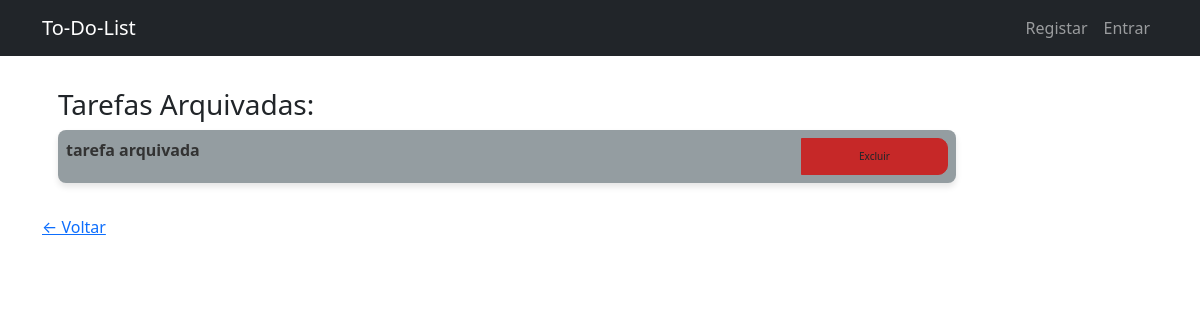
Before: /arquivados/ with the older database file.
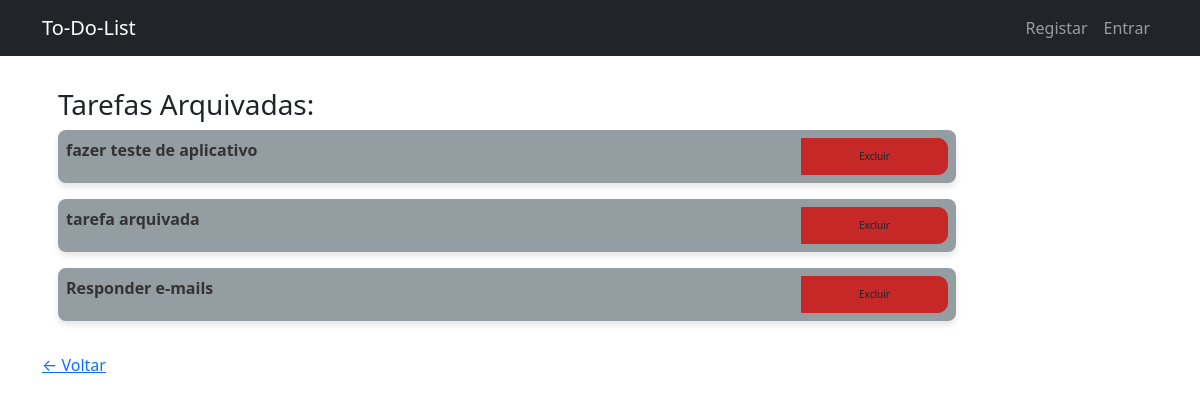
After: the same page with the newer database file.
### to_do_lists/models.py (models this page shows, shortened)
class Tarefa(models.Model):
    user = models.ForeignKey(User, on_delete=models.CASCADE)
    tarefa = models.CharField(max_length=50)
    concluido = models.BooleanField(default=False)
    arquivada = models.BooleanField(default=False)

### to_do_lists/views.py (the view)
# urls.py: path('arquivados/', views.tarefas_arquivadas, name='tarefas_arquivadas'),
def tarefas_arquivadas(request):
    tarefas = Tarefa.objects.filter(arquivada=True)
    return render(request, 'to_do_lists/arquivadas.html', {'tarefas': tarefas})

### to_do_lists/templates/to_do_lists/arquivadas.html
{% extends "to_do_lists/base.html" %}
{% load static %}
{% block content %}
    <div class="p-3 mt-3 col-10">
        <h3>Tarefas Arquivadas:</h3>
        {% for tarefa in tarefas %}
            <div class="mb-3 col-10 text-bg-secondaryv2 p-2 input-group">
                <span class="col-10">{{ tarefa.tarefa }}</span>
                <a class="btn btn-danger-archived col-2 ms-auto" href="{% url 'excluir' id=tarefa.id %}">Excluir</a>
            </div>
        {% empty %}
            <p>Não há tarefas arquivadas.</p>
        {% endfor %}
    </div>
    <a href="{% url 'index' %}">← Voltar</a>
    <link rel="stylesheet" href="{% static 'css/styles_archived.css' %}">
{% endblock %}

Changed rows visible on the page:
now on this page (row edited): Tarefa: tarefa "fazer teste de aplicativo"
added Tarefa: tarefa "Responder e-mails"
